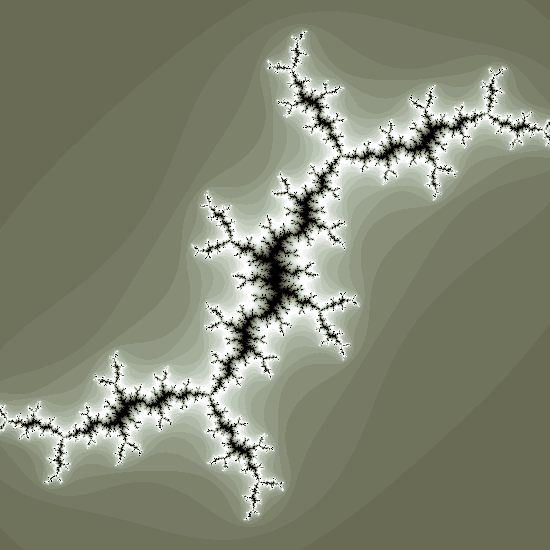
Frame 1 (no input)
Frame 60 (the mouse pressed at the canvas centre just before this capture): identical to frame 1, image omitted
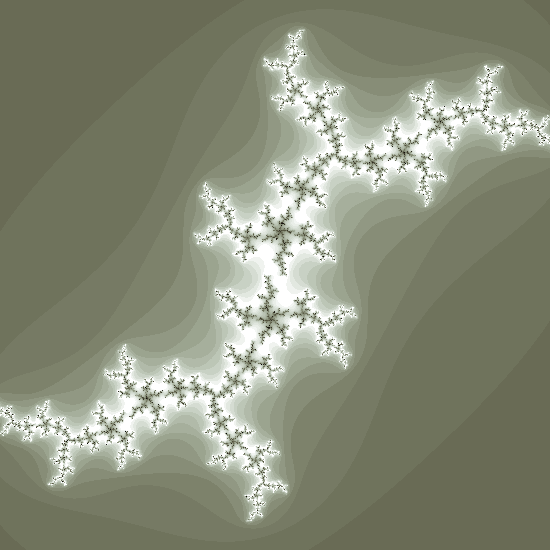
Frame 120 (the mouse held since frame 60 and released just before this capture)

The Processing sketch that drew these frames (run headless with seeded random() and noise(); from frame 60 on, the mouse is pressed at the canvas centre):

// Processing sketch: processing_92146
// ── processing_92146.pde

/*
Julia set.
Move the mouse over the image to change the Julia parameters.
left click   zoom in
right click  zoom out.
middle click show the Mandelbrot set (the parameter space)
 
Fredrik Jansson, Johanna Grönqvist 2013
itsacleanmachine.blogspot.com
*/

int Lx = 550;
int Ly = 550;

double xc = -0.0, yc = 0; //center
double S = 2.5;           //scale

float p_min = -.2;
float p_max =  .1;
float q_min =  .7;
float q_max = 1.00;
  
void setup() 
{
  size(550, 550);
  background(0);
  frameRate(10);
  colorMode (HSB, 255);
}

int pX = -1, pY = -1; //previous mouse position
int start = 1;

void mousePressed() 
{
  if (mouseButton == LEFT)
    S*=.8;
  else if (mousePressed && (mouseButton == RIGHT)) 
    if (S < 2.5)
      S/= .8;
}    

int mandel=0;
void draw()
{
  if (mousePressed && (mouseButton == CENTER))
    {
      if (mandel == 0)
        drawMandel();
      mandel=1;
      return;
    }
  
  if (mouseX == pX && mouseY == pY && mandel == 0)
    return; //no change since last frame
  pX = mouseX;
  pY = mouseY;
  mandel = 0;

  float p = map (mouseX, 0, Lx, p_min, p_max);
  float q = map (mouseY, 0, Ly, q_min, q_max);

  if (start == 1)
  {
    start = 0;
    p = -0.08989;
    q =  0.87356;
  }

  //print (p + " " + q + " " + mouseX + " " + mouseY + "\n");
  drawJulia(p, q, S, xc, yc);
}



void drawJulia (double p, double q, double S, double xc, double yc)
{
  int M = 90; //max iterations
  int L = 4;
  int L2 = 15;
  int L3 = 18;

  float lM = log(M);
  float lL3= log(L3);

  for (int y = 0; y < Ly; y++)
    for (int x = 0; x < Lx; x++)
    {
      double X = S*((double)x / Lx -.5) + xc;
      double Y = S*((double)y / Ly -.5) + yc;
      //set (x, y, color(mandel(X,Y)));
      int i = julia(X, Y, p, q, M);
      //float a = .3;
      //int c = color (100*log(i+2.8)/pow(i+2.8,a)); //too slow!
      //int c = color (50*log(i+3));
      int c;
      float cc;
      if (i < L) //outside
        cc = map (i, 0, L, 100, 130);  
      else if (i < L2) //middle
        cc = map (i, L, L2, 130, 255);
      else if (i < L3)
        cc = 255;
      else //inside
      cc = map (log(i), lL3, lM, 255, 0);

      c = color((30.0+cc/3)/360*255, 90.0/255*(255-cc), cc);  //cc=255 is white
      set (x, y, c);
    }
}

void drawMandel ()
{
  for (int y = 0; y < Ly; y++)
    for (int x = 0; x < Lx; x++)
    {
      float p = map (x, 0, Lx, p_min, p_max);
      float q = map (y, 0, Ly, q_min, q_max);
      int M = 200;
      int i = julia(0, 0, p, q, M);
      set (x, y, color(i));
  }
}

int julia (double x, double y, double p, double q, int M)
{
  //int M = 100; //max iterations
  double a = x, b = y;
  double a2, b2;
  // z = a + bi   c = p + qi
  int iter = 0;
  do {
    a2 = a*a - b*b; //z' = z*z + c
    b2 = 2*a*b;
    a = a2 + p; 
    b = b2 + q;
    iter++;
    if (iter > M)
      return M;
  } 
  while (a*a+b*b < 4);
  return iter;
}
